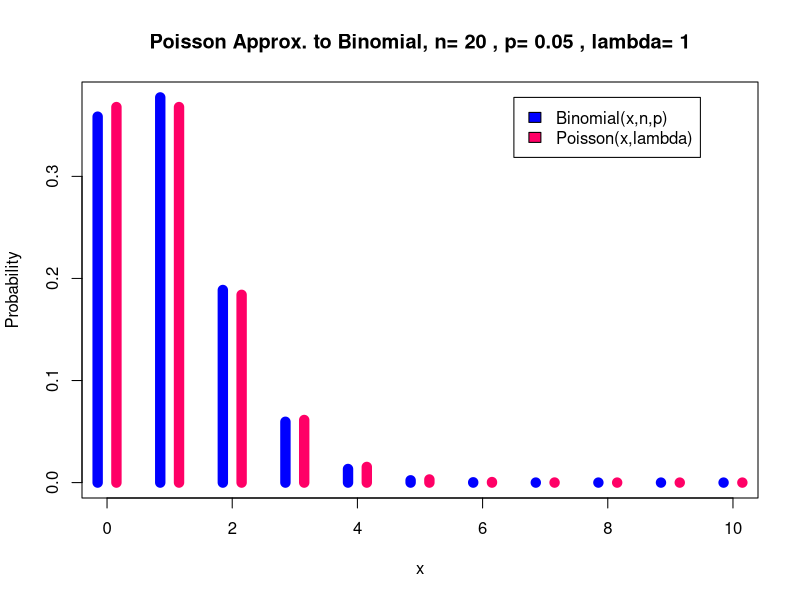
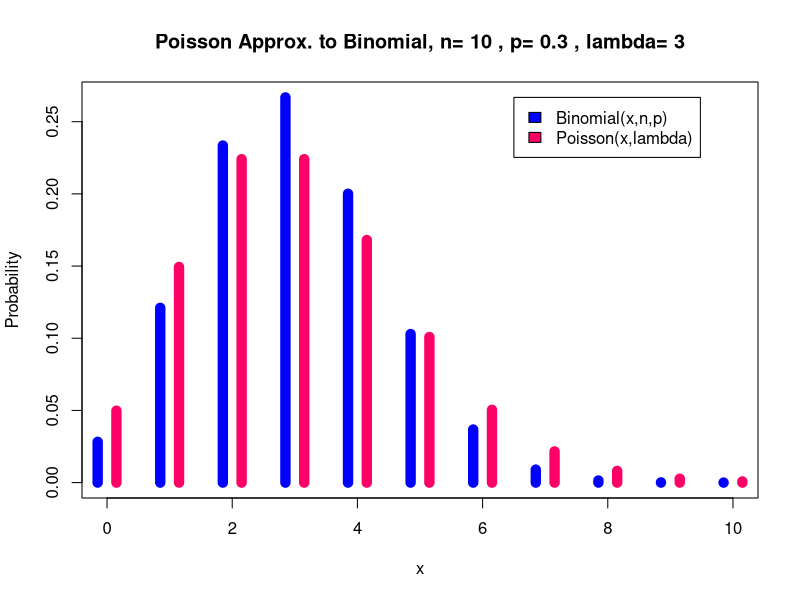
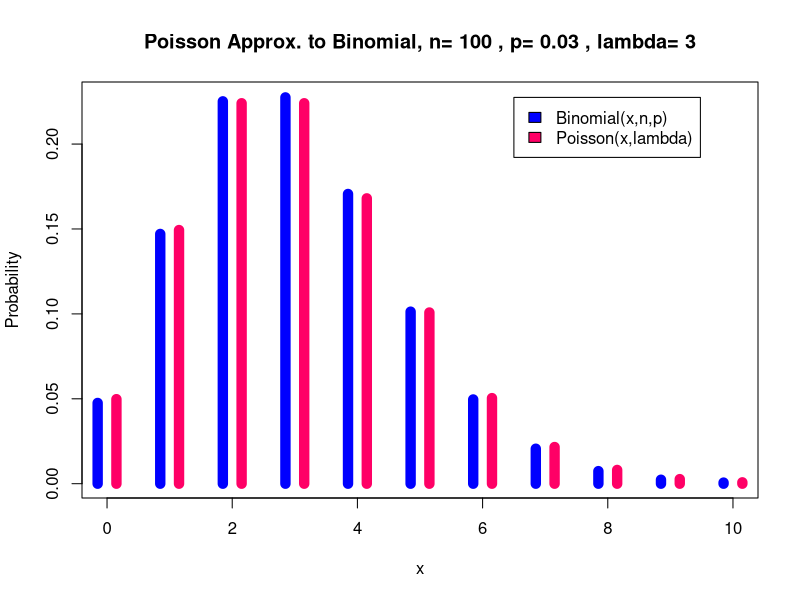
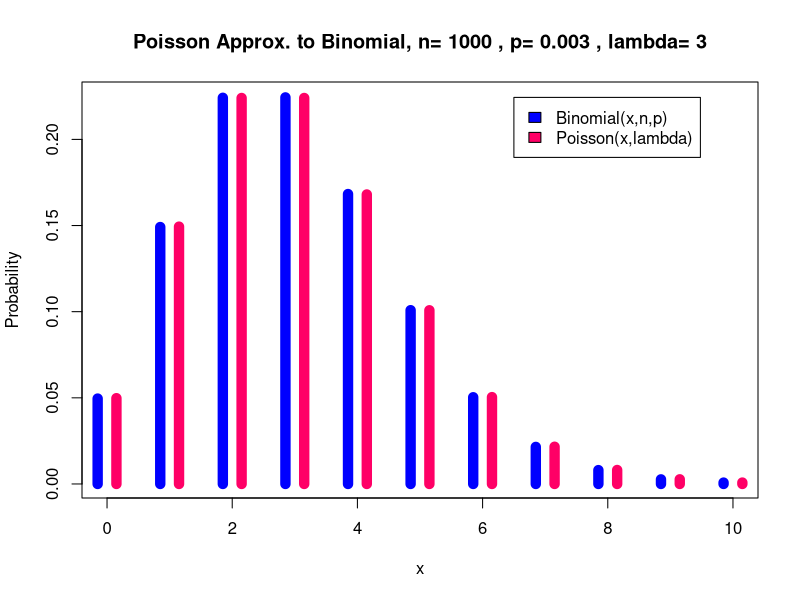

These charts were generated, in order, by the following R code:
## ---- chunk 1
# plots the pmfs of Binomial and Poisson
pl <- function(n, p, a, b) {
   
   clr <- rainbow(15)[ceiling(c(10.68978, 14.24863))]
   lambda <- n * p
   mx <- max(dbinom(a:b, n, p))
      
   plot(
      c(a:b, a:b),
      c(dbinom(a:b, n, p), dpois(a:b, lambda)),
      type = "n",
      main = paste("Poisson Approx. to Binomial, n=", n, ", p=", p, ", lambda=", lambda),
      ylab = "Probability",
      xlab = "x")
   points((a:b) - .15,
          dbinom(a:b, n, p),
          type = "h",
          col = clr[1],
          lwd = 10)
   points((a:b) + .15,
          dpois(a:b, lambda),
          type = "h",
          col = clr[2],
          lwd = 10)
   legend(b - 3.5, mx, legend = c("Binomial(x,n,p)", "Poisson(x,lambda)"), fill = clr, bg = "white")
}

## ---- chunk 2
pl(20, 0.05, 0, 10)
## ---- chunk 3
pl(10, 0.3, 0, 10)
## ---- chunk 4
pl(100, 0.03, 0, 10)
## ---- chunk 5
pl(1000, 0.003, 0, 10)
